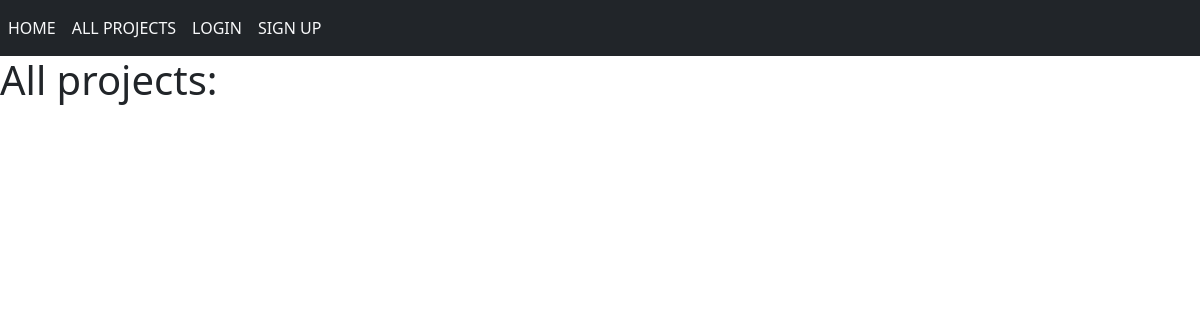
Before: /project/list/ with the older database file.
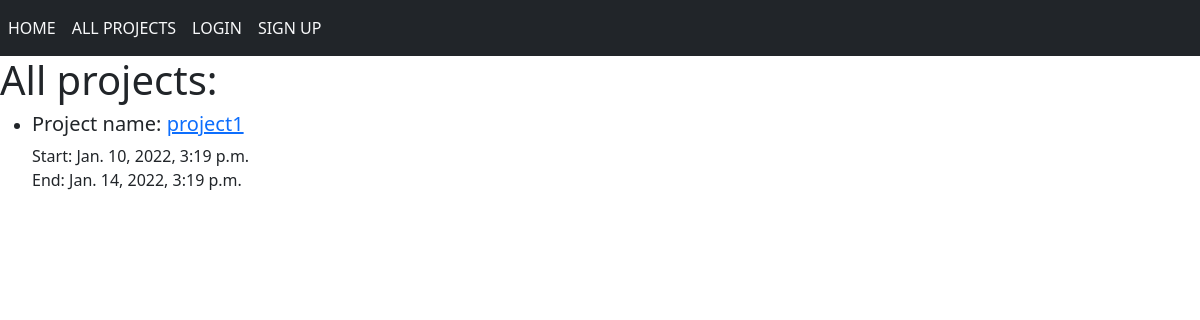
After: the same page with the newer database file.
### projects/models.py (models this page shows, shortened)
class Project(models.Model):
    name = CharField(max_length=50)
    description = tinymce_models.HTMLField('Description')
    date_start = DateTimeField()
    date_end = DateTimeField()
    price = models.DecimalField(max_digits=10, decimal_places=2)
    client = models.ForeignKey('clients.Client', on_delete=models.CASCADE, related_name='company_project')
    def get_absolute_url(self):
        return reverse('project_detail', kwargs={'project_id': self.pk})

### projects/views.py (the view)
# urls.py: path('list/', ProjectList.as_view(), name='project_list'),
class ProjectList(ListView):
    model = Project
    template_name = 'projects/project_list.html'
    context_object_name = 'project_list'
    extra_context = {'title': 'All projects'}

### projects/templates/projects/project_list.html
{% extends 'clients/base.html' %}
{% block content %}
<h1>{{title}}:</h1>
<ul>
  {% for field in project_list %}
    <li>
      <h5>Project name: <a href="{{ field.get_absolute_url }}">{{field.name}}</a></h5>
      Start: {{field.date_start}}
      <br>
      End: {{field.date_end}}
    </li>
  {% endfor %}
</ul>
{% endblock %}

### clients/templates/clients/base.html (shortened to what this page needs)
<!doctype html>
<html lang="en">
  <head>
    <link href="https://cdn.jsdelivr.net/npm/bootstrap@5.1.3/dist/css/bootstrap.min.css" rel="stylesheet">
  </head>
  <body>
    <nav class="navbar navbar-expand-md navbar-light bg-dark">
      <ul class="navbar-nav">
        <li class="nav-item"><a class="nav-link text-light text-uppercase font-weight-bold" href="/">Home</a></li>
        <li class="nav-item"><a class="nav-link text-light text-uppercase font-weight-bold" href="{% url 'project_list' %}">All projects</a></li>
        {% if user.is_authenticated %}
        <li class="nav-item"><h4 class="text-light font-weight-bold mx-5">User: {{ user.get_username }}</h4></li>
        <li class="nav-item"><a class="nav-link text-light text-uppercase font-weight-bold"
                                href="#">My account</a></li>
        <li class="nav-item"><a class="nav-link text-light text-uppercase font-weight-bold"
                                href="{% url 'logout'%}?next={{request.path}}">Logout</a></li>
       {% else %}
        <li class="nav-item"><a class="nav-link text-light text-uppercase font-weight-bold"
                                href="{% url 'login'%}?next={{request.path}}">Login</a></li>
        <li class="nav-item"><a class="nav-link text-light text-uppercase font-weight-bold"
                                href="{% url 'signup' %}">Sign up</a></li>
       {% endif %}
      </ul>
    </nav>
    <div>
        {% block content %}
        {% endblock %}
    </div>
  </body>
</html>

Changed rows visible on the page:
added Project: name "project1", date_start "Jan. 10, 2022, 3:19 p.m.", date_end "Jan. 14, 2022, 3:19 p.m."
